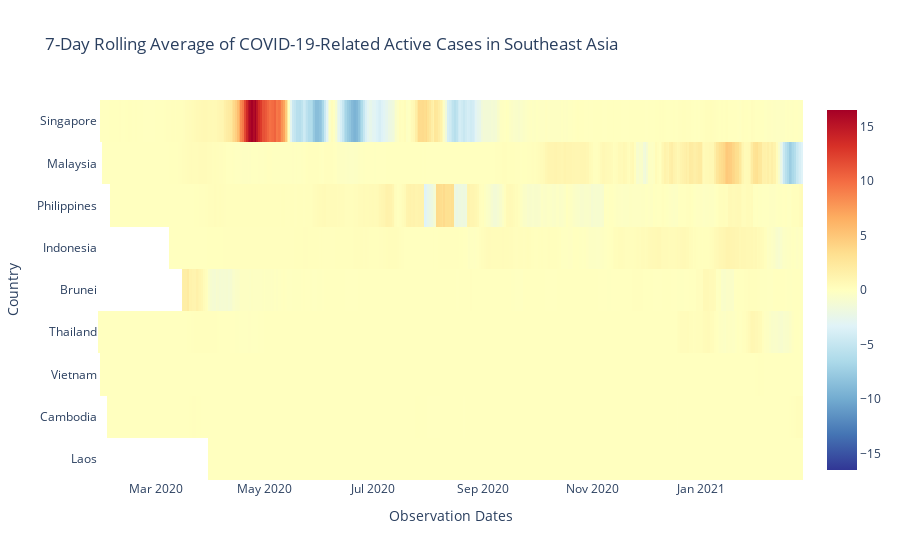

Source (notebook cell):
### Markdown cell above
Second, we construct a dynamic heatmap map for the daily number of active cases per 100,000.

<i>Note that this is an interactive map. Hovering on regions or adjusting the range slider allows for a more granular look at the data.</i>

### Code cell
fig = go.Figure(data = go.Heatmap(z = se_asia['Daily Active per 100k (7-Day Rolling Average)'],
                                  y = se_asia['Country/Region'],
                                  x = se_asia['ObservationDate'],
                                  colorscale = "RdYlBu_r",
                                  zmid = 0))

fig.update_layout({'plot_bgcolor': 'rgba(0, 0, 0, 0)'},
                 title = "7-Day Rolling Average of COVID-19-Related Active Cases in Southeast Asia",
                 xaxis_title = "Observation Dates",
                 yaxis_title = "Country")

fig.show()

### Figure 1 — Plotly figure (JSON) as saved in the notebook; plotly's stock layout.template omitted (floating-point values rounded to 4 significant figures; data arrays with more than 128 entries replaced by an {"elided": "..."} marker saying what was removed)
{"data": [{"colorscale": [[0, "rgb(49,54,149)"], [0.1, "rgb(69,117,180)"], [0.2, "rgb(116,173,209)"], [0.3, "rgb(171,217,233)"], [0.4, "rgb(224,243,248)"], [0.5, "rgb(255,255,191)"], [0.6, "rgb(254,224,144)"], [0.7, "rgb(253,174,97)"], [0.8, "rgb(244,109,67)"], [0.9, "rgb(215,48,39)"], [1, "rgb(165,0,38)"]], "type": "heatmap", "x": {"elided": "3399 str values"}, "y": {"elided": "3399 str values"}, "z": {"elided": "3399 float values"}, "zmid": 0}], "layout": {"plot_bgcolor": "rgba(0, 0, 0, 0)", "title": {"text": "7-Day Rolling Average of COVID-19-Related Active Cases in Southeast Asia"}, "xaxis": {"title": {"text": "Observation Dates"}}, "yaxis": {"title": {"text": "Country"}}}}
